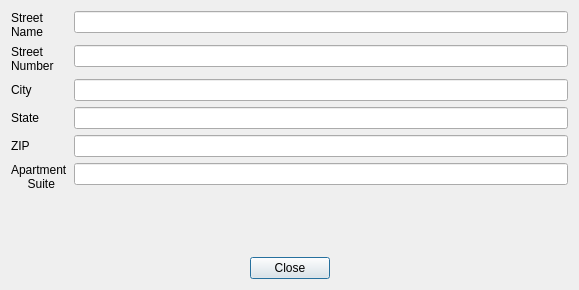
<?xml version="1.0" encoding="UTF-8"?>
<ui version="4.0">
 <class>Dialog</class>
 <widget class="QDialog" name="Dialog">
  <property name="geometry">
   <rect>
    <x>0</x>
    <y>0</y>
    <width>579</width>
    <height>290</height>
   </rect>
  </property>
  <property name="windowTitle">
   <string>Dialog</string>
  </property>
  <layout class="QGridLayout" name="gridLayout_3">
   <item row="0" column="0">
    <layout class="QGridLayout" name="gridLayout_2">
     <item row="0" column="0">
      <layout class="QFormLayout" name="formLayout_2">
       <item row="0" column="0">
        <widget class="QLabel" name="label_street_name_2">
         <property name="text">
          <string>Street
Name</string>
         </property>
        </widget>
       </item>
       <item row="0" column="1">
        <widget class="QLineEdit" name="street_name">
         <property name="dragEnabled">
          <bool>true</bool>
         </property>
         <property name="readOnly">
          <bool>true</bool>
         </property>
        </widget>
       </item>
       <item row="1" column="0">
        <widget class="QLabel" name="label_street_number_2">
         <property name="text">
          <string>Street
Number</string>
         </property>
        </widget>
       </item>
       <item row="1" column="1">
        <widget class="QLineEdit" name="street_number">
         <property name="dragEnabled">
          <bool>true</bool>
         </property>
         <property name="readOnly">
          <bool>true</bool>
         </property>
        </widget>
       </item>
       <item row="2" column="0">
        <widget class="QLabel" name="label_city_2">
         <property name="text">
          <string>City</string>
         </property>
        </widget>
       </item>
       <item row="2" column="1">
        <widget class="QLineEdit" name="city">
         <property name="dragEnabled">
          <bool>true</bool>
         </property>
         <property name="readOnly">
          <bool>true</bool>
         </property>
        </widget>
       </item>
       <item row="3" column="0">
        <widget class="QLabel" name="label_state_2">
         <property name="text">
          <string>State</string>
         </property>
        </widget>
       </item>
       <item row="4" column="0">
        <widget class="QLabel" name="label_zip_2">
         <property name="text">
          <string>ZIP</string>
         </property>
        </widget>
       </item>
       <item row="4" column="1">
        <widget class="QLineEdit" name="ZIP">
         <property name="dragEnabled">
          <bool>true</bool>
         </property>
         <property name="readOnly">
          <bool>true</bool>
         </property>
        </widget>
       </item>
       <item row="5" column="0">
        <widget class="QLabel" name="label_apartment_2">
         <property name="text">
          <string>Apartment
     Suite</string>
         </property>
        </widget>
       </item>
       <item row="5" column="1">
        <widget class="QLineEdit" name="apartment">
         <property name="dragEnabled">
          <bool>true</bool>
         </property>
         <property name="readOnly">
          <bool>true</bool>
         </property>
        </widget>
       </item>
       <item row="3" column="1">
        <widget class="QLineEdit" name="state">
         <property name="dragEnabled">
          <bool>true</bool>
         </property>
         <property name="readOnly">
          <bool>true</bool>
         </property>
        </widget>
       </item>
      </layout>
     </item>
    </layout>
   </item>
   <item row="1" column="0">
    <widget class="QDialogButtonBox" name="confirm">
     <property name="orientation">
      <enum>Qt::Horizontal</enum>
     </property>
     <property name="standardButtons">
      <set>QDialogButtonBox::Close</set>
     </property>
     <property name="centerButtons">
      <bool>true</bool>
     </property>
    </widget>
   </item>
  </layout>
 </widget>
 <resources/>
 <connections/>
</ui>
